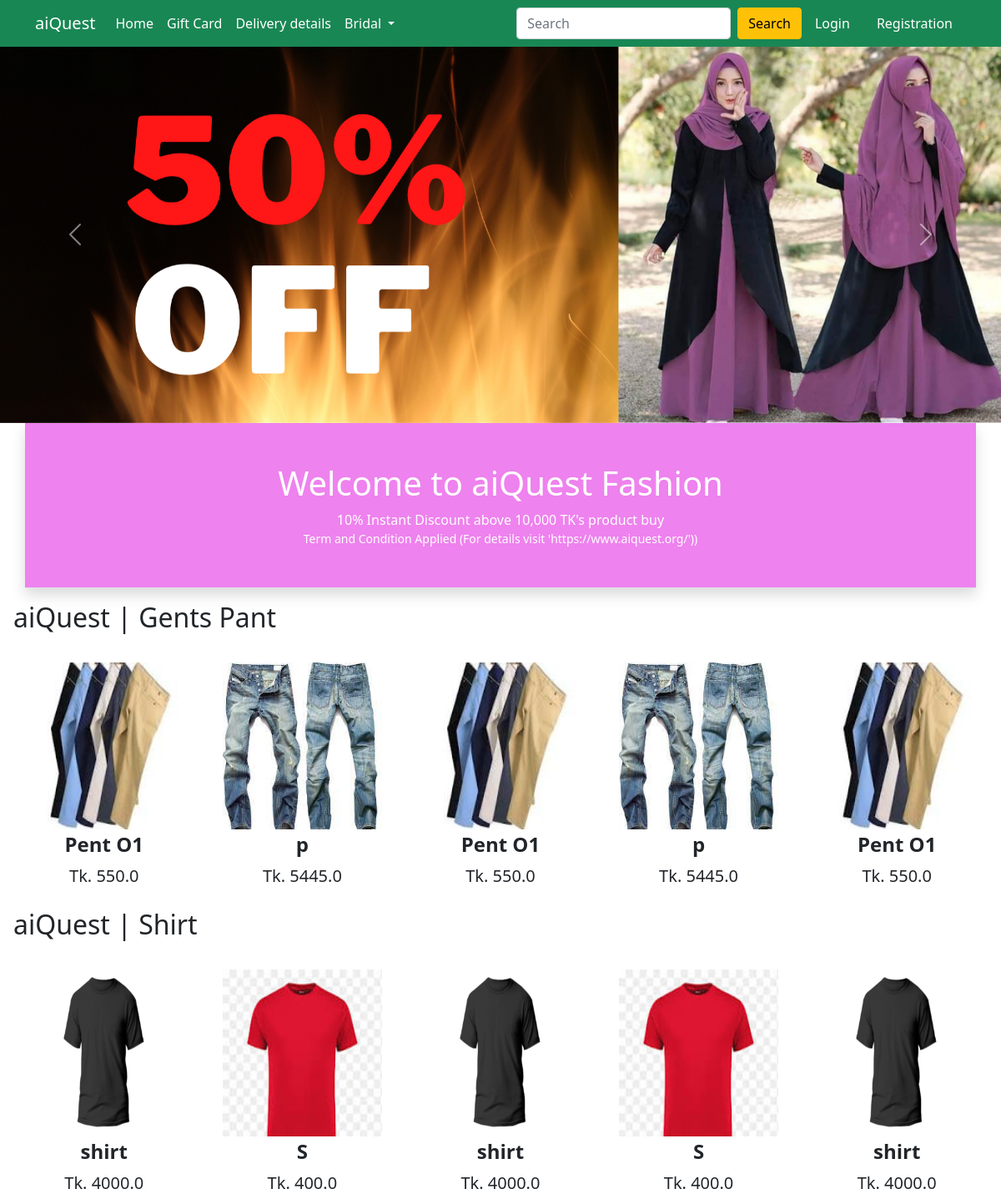
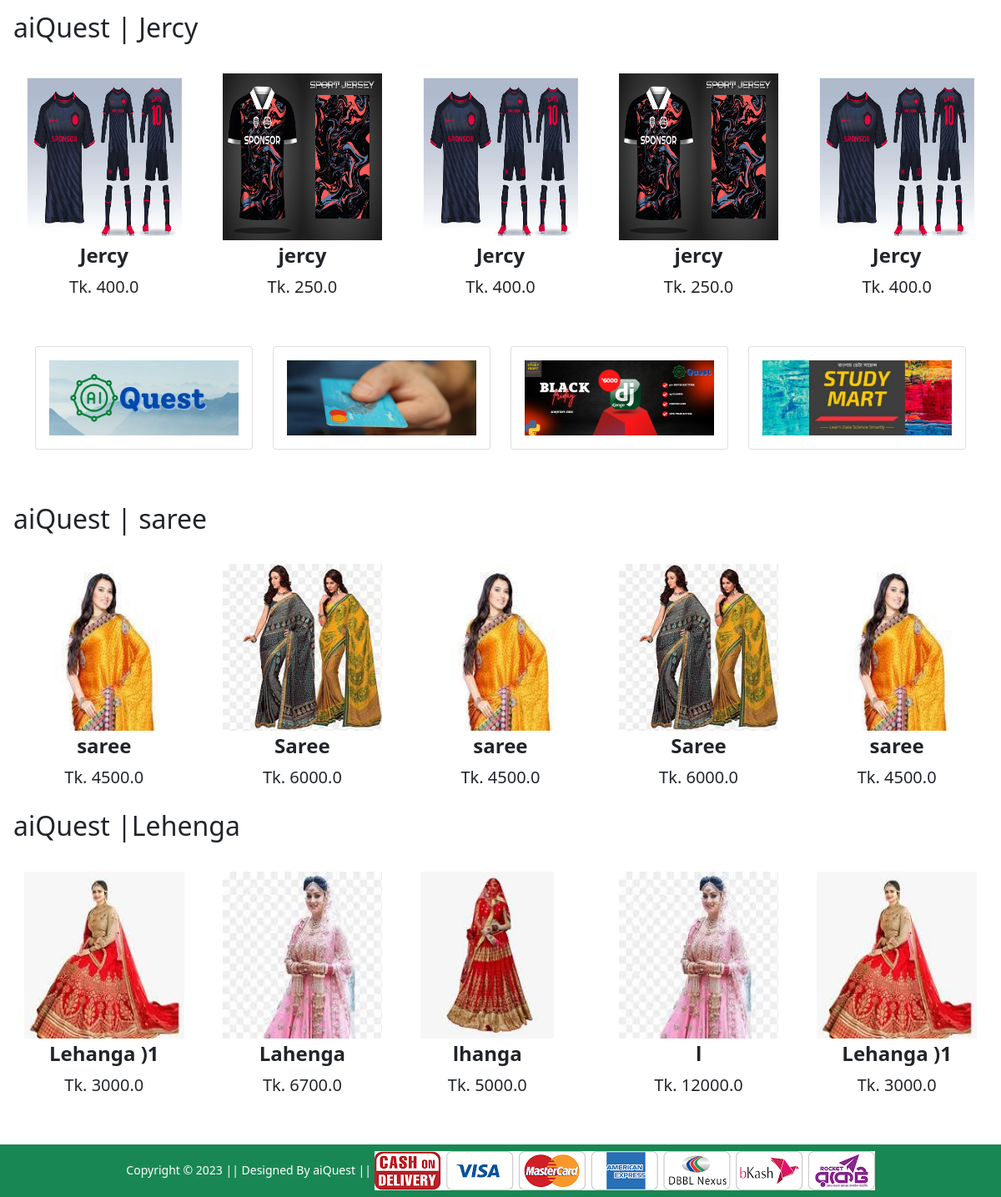
The page / on the database its author committed (2 pictures, top to bottom).
### Shop/models.py (models this page shows, shortened)
class product(models.Model):
    title=models.CharField( max_length=50)
    mein_price=models.FloatField()
    discount_price=models.FloatField()
    discription=models.TextField()
    brand=models.CharField(choices=BRAND_LIST,max_length=2)
    cetagory=models.CharField(choices=CETAGORY_LIST,max_length=2)
    product_img=models.ImageField( upload_to='productimg', height_field=None, width_field=None, max_length=None)

### Shop/views.py (the view)
# urls.py: path('', views.productView.as_view(),name='home'),
class productView(View):
  def get(self,request):
     pants=product.objects.filter(cetagory='P')
     shirt=product.objects.filter(cetagory='sh')
     jercy=product.objects.filter(cetagory='j')
     saree=product.objects.filter(cetagory='s')
     lehenga=product.objects.filter(cetagory='k')
     return render(request, 'Shop/home.html',{'pant':pants,'shirt':shirt,'jercy':jercy,'sare':saree,'lahenga':lehenga})

### Shop/templates/Shop/home.html (shortened to what this page needs)
{% extends 'Shop/base.html' %}
{% load static %}
{% block banner_slider %}
<div id="carouselExampleControls" class="carousel slide" data-bs-ride="carousel">
    <div class="carousel-inner">
        <div class="carousel-item active">
            <img src="{% static 'Shop/images/banner/b1.jpg' %}" class="d-block w-100" alt="...">
        </div>
    </div>
    <a class="carousel-control-prev" href="#carouselExampleControls" role="button" data-bs-slide="prev">
        <span class="carousel-control-prev-icon" aria-hidden="true"></span>
    </a>
    <a class="carousel-control-next" href="#carouselExampleControls" role="button" data-bs-slide="next">
        <span class="carousel-control-next-icon" aria-hidden="true"></span>
    </a>
</div>
{% endblock banner_slider %}
{% block livesale %}
<div class="container">
    <div class="row text-center p-5 text-white border-bottom shadow" style="background-color: violet;">
        <h1>Welcome to aiQuest Fashion</h1>
        <span>10% Instant Discount above 10,000 TK's product buy</span>
        <small class="fw-lighter">Term and Condition Applied (For details visit 'https://www.aiquest.org/'))</small>
    </div>
</div>
{% endblock livesale %}
{% block main-content %}
<div class="m-3">
    <h2>aiQuest | Gents Pant</h2>
    <div class="owl-carousel" id="slider1">
        {% for p in pant %}
        <a href="{% url 'product-detail' p.id %}" class="btn">
            <div class="item"><img src="{{p.product_img.url}}" alt="" height="200px"><span
                    class="fw-bold">{{p.title}}</span><br><span class="fs-5">Tk. {{p.discount_price}}</span></div>
        </a>
       {% endfor %}
    </div>
</div>
<div class="m-3">
    <h2>aiQuest | Shirt</h2>
    <div class="owl-carousel" id="slider2">
    {% for sd in shirt %}
    <a href="{% url 'product-detail' sd.id %}" class="btn">
        <div class="item"><img src="{{sd.product_img.url}}" alt="" height="200px"><span
                class="fw-bold">{{sd.title}}</span><br><span class="fs-5">Tk. {{sd.discount_price}}</span></div>
    </a>
   {% endfor %}
</div>
</div>
<div class="m-3">
    <h2>aiQuest | Jercy</h2>
    <div class="owl-carousel" id="slider3">
        {% for jj in jercy %}
        <a href="{% url 'product-detail' jj.id %}" class="btn">
            <div class="item"><img src="{{jj.product_img.url}}" alt="" height="200px"><span
                    class="fw-bold">{{jj.title}}</span><br><span class="fs-5">Tk. {{jj.discount_price}}</span></div>
        </a>
       {% endfor %}
    </div>
</div>
<div class="container my-5">
    <div class="row">
        <div class="col-sm-3">
            <div class="card mb-3">
                <div class="card-body">
                    <img src="{% static 'Shop/images/payavail/aq.jpg' %}" alt="" srcset="" class="img-fluid">
                </div>
            </div>
        </div>
        <div class="col-sm-3">
            <div class="card mb-3">
                <div class="card-body">
                    <img src="{% static 'Shop/images/payavail/cc.jpg' %}" alt="" srcset="" class="img-fluid">
                </div>
            </div>
        </div>
        <div class="col-sm-3">
            <div class="card mb-3">
                <div class="card-body">
                    <img src="{% static 'Shop/images/payavail/dj.jpg' %}" alt="" srcset="" class="img-fluid">
                </div>
            </div>
        </div>
        <div class="col-sm-3">
            <div class="card mb-3">
                <div class="card-body">
                    <img src="{% static 'Shop/images/payavail/st.jpg' %}" alt="" srcset="" class="img-fluid">
                </div>
            </div>
        </div>
    </div>
</div>
<div class="m-3">
    <h2>aiQuest | saree</h2>
    <div class="owl-carousel" id="slider1">
        {% for sa in sare %}
        <a href="{% url 'product-detail' sa.id %}" class="btn">
            <div class="item"><img src="{{sa.product_img.url}}" alt="" height="200px"><span
                    class="fw-bold">{{sa.title}}</span><br><span class="fs-5">Tk. {{sa.discount_price}}</span></div>
        </a>
       {% endfor %}
    </div>
</div>
<div class="m-3">
    <h2>aiQuest |Lehenga</h2>
    <div class="owl-carousel" id="slider1">
        {% for la in lahenga %}
        <a href="{% url 'product-detail' la.id %}" class="btn">
            <div class="item"><img src="{{la.product_img.url}}" alt="" height="200px"><span
                    class="fw-bold">{{la.title}}</span><br><span class="fs-5">Tk. {{la.discount_price}}</span></div>
        </a>
       {% endfor %}
    </div>
</div>
{% endblock main-content %}

### Shop/static/Shop/css/style.css (style rules this page uses)
.owl-carousel .item { font-size: 24px; text-align: center; margin-top: 20px;; }

### rows shown on the page
product: product_img (picture), title "Pent O1", discount_price "550.0"
product: product_img (picture), title "p", discount_price "5445.0"
product: product_img (picture), title "shirt", discount_price "4000.0"
product: product_img (picture), title "S", discount_price "400.0"
product: product_img (picture), title "Jercy", discount_price "400.0"
product: product_img (picture), title "jercy", discount_price "250.0"
product: product_img (picture), title "saree", discount_price "4500.0"
product: product_img (picture), title "Saree", discount_price "6000.0"
product: product_img (picture), title "Lehanga )1", discount_price "3000.0"
product: product_img (picture), title "Lahenga", discount_price "6700.0"
product: product_img (picture), title "lhanga", discount_price "5000.0"
product: product_img (picture), title "l", discount_price "12000.0"
